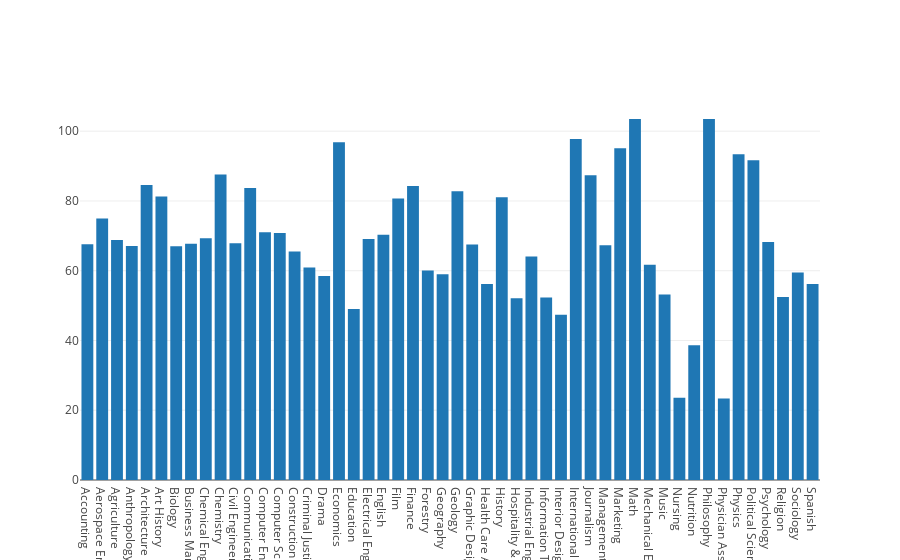

The notebook cell saved with this chart:
### Markdown cell above
> From the above bar chart, these following 10 majors have the highest `Starting Median Salary`:
    1. Physician Assistant
    2. Chemical Engineering
    3. Computer Engineering
    4. Electr

### Code cell
# plot the histogram for `Percent change from Starting to Mid-Career salary`
N = 1000
x = degrees_that_pay['Undergraduate Major']
y = degrees_that_pay['Percent change from Starting to Mid-Career Salary']
df = pd.DataFrame({'x': x, 'y': y})
df.head()

data = [go.Bar(x=degrees_that_pay['Undergraduate Major'], y=degrees_that_pay['Percent change from Starting to Mid-Career Salary'])]

# IPython notebook
# py.iplot(data, filename='pandas/simple-histogram')

url = py.offline.iplot(data, filename='pandas/simple-histogram')

### Figure 1 — Plotly figure (JSON) as saved in the notebook; plotly's stock layout.template omitted (floating-point values rounded to 4 significant figures)
{"data": [{"type": "bar", "uid": "47587135-b2ff-446b-9dfa-0583fdd19c88", "x": ["Accounting", "Aerospace Engineering", "Agriculture", "Anthropology", "Architecture", "Art History", "Biology", "Business Management", "Chemical Engineering", "Chemistry", "Civil Engineering", "Communications", "Computer Engineering", "Computer Science", "Construction", "Criminal Justice", "Drama", "Economics", "Education", "Electrical Engineering", "English", "Film", "Finance", "Forestry", "Geography", "Geology", "Graphic Design", "Health Care Administration", "History", "Hospitality & Tourism", "Industrial Engineering", "Information Technology (IT)", "Interior Design", "International Relations", "Journalism", "Management Information Systems (MIS)", "Marketing", "Math", "Mechanical Engineering", "Music", "Nursing", "Nutrition", "Philosophy", "Physician Assistant", "Physics", "Political Science", "Psychology", "Religion", "Sociology", "Spanish"], "y": [67.6, 75, 68.8, 67.1, 84.6, 81.3, 67, 67.7, 69.3, 87.6, 67.9, 83.7, 71, 70.8, 65.5, 60.9, 58.5, 96.8, 49, 69.1, 70.3, 80.7, 84.3, 60.1, 59, 82.8, 67.5, 56.2, 81.1, 52.1, 64.1, 52.3, 47.4, 97.8, 87.4, 67.3, 95.1, 103.5, 61.7, 53.2, 23.6, 38.6, 103.5, 23.4, 93.4, 91.7, 68.2, 52.5, 59.5, 56.2]}], "layout": {}}
